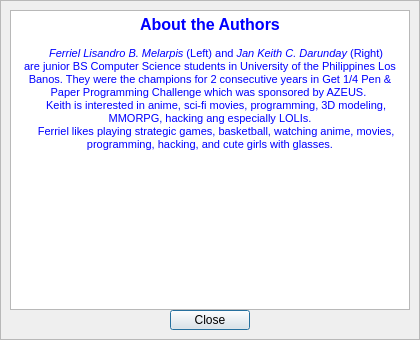
<?xml version="1.0" encoding="UTF-8"?>
<ui version="4.0">
 <class>Authors</class>
 <widget class="QDialog" name="Authors">
  <property name="geometry">
   <rect>
    <x>0</x>
    <y>0</y>
    <width>420</width>
    <height>340</height>
   </rect>
  </property>
  <property name="windowTitle">
   <string>Dialog</string>
  </property>
  <widget class="QFrame" name="frame">
   <property name="geometry">
    <rect>
     <x>0</x>
     <y>0</y>
     <width>420</width>
     <height>340</height>
    </rect>
   </property>
   <property name="styleSheet">
    <string notr="true">background-color: qconicalgradient(cx:0.5, cy:0.5, angle:0, stop:0 rgba(35, 40, 3, 255), stop:0.16 rgba(136, 106, 22, 255), stop:0.225 rgba(166, 140, 41, 255), stop:0.285 rgba(204, 181, 74, 255), stop:0.345 rgba(235, 219, 102, 255), stop:0.415 rgba(245, 236, 112, 255), stop:0.52 rgba(209, 190, 76, 255), stop:0.57 rgba(187, 156, 51, 255), stop:0.635 rgba(168, 142, 42, 255), stop:0.695 rgba(202, 174, 68, 255), stop:0.75 rgba(218, 202, 86, 255), stop:0.815 rgba(208, 187, 73, 255), stop:0.88 rgba(187, 156, 51, 255), stop:0.935 rgba(137, 108, 26, 255), stop:1 rgba(35, 40, 3, 255));</string>
   </property>
   <property name="frameShape">
    <enum>QFrame::StyledPanel</enum>
   </property>
   <property name="frameShadow">
    <enum>QFrame::Raised</enum>
   </property>
   <widget class="QTextEdit" name="textEdit">
    <property name="geometry">
     <rect>
      <x>10</x>
      <y>10</y>
      <width>400</width>
      <height>300</height>
     </rect>
    </property>
    <property name="styleSheet">
     <string notr="true">font: 8pt &quot;Andale Mono&quot;;
color: rgb(0, 0, 255);</string>
    </property>
    <property name="html">
     <string>&lt;!DOCTYPE HTML PUBLIC &quot;-//W3C//DTD HTML 4.0//EN&quot; &quot;http://www.w3.org/TR/REC-html40/strict.dtd&quot;&gt;
&lt;html&gt;&lt;head&gt;&lt;meta name=&quot;qrichtext&quot; content=&quot;1&quot; /&gt;&lt;style type=&quot;text/css&quot;&gt;
p, li { white-space: pre-wrap; }
&lt;/style&gt;&lt;/head&gt;&lt;body style=&quot; font-family:'Andale Mono'; font-size:8pt; font-weight:400; font-style:normal;&quot;&gt;
&lt;p align=&quot;center&quot; style=&quot; margin-top:0px; margin-bottom:0px; margin-left:0px; margin-right:0px; -qt-block-indent:0; text-indent:0px;&quot;&gt;&lt;span style=&quot; font-family:'Droid Sans [monotype]'; font-size:12pt; font-weight:600;&quot;&gt;About the Authors&lt;/span&gt;&lt;/p&gt;
&lt;p align=&quot;center&quot; style=&quot; margin-top:0px; margin-bottom:0px; margin-left:0px; margin-right:0px; -qt-block-indent:0; text-indent:0px;&quot;&gt;&lt;img src=&quot;:/images/authors.jpg&quot; /&gt;&lt;/p&gt;
&lt;p align=&quot;justify&quot; style=&quot; margin-top:0px; margin-bottom:0px; margin-left:0px; margin-right:0px; -qt-block-indent:0; text-indent:0px;&quot;&gt;&lt;span style=&quot; font-family:'Droid Sans [monotype]';&quot;&gt;	&lt;/span&gt;&lt;/p&gt;
&lt;p align=&quot;center&quot; style=&quot; margin-top:0px; margin-bottom:0px; margin-left:0px; margin-right:0px; -qt-block-indent:0; text-indent:0px;&quot;&gt;&lt;span style=&quot; font-family:'Droid Sans [monotype]'; font-style:italic;&quot;&gt;    Ferriel Lisandro B. Melarpis&lt;/span&gt;&lt;span style=&quot; font-family:'Droid Sans [monotype]';&quot;&gt; (Left) and &lt;/span&gt;&lt;span style=&quot; font-family:'Droid Sans [monotype]'; font-style:italic;&quot;&gt;Jan Keith C. Darunday&lt;/span&gt;&lt;span style=&quot; font-family:'Droid Sans [monotype]';&quot;&gt; (Right)&lt;/span&gt;&lt;/p&gt;
&lt;p align=&quot;center&quot; style=&quot; margin-top:0px; margin-bottom:0px; margin-left:0px; margin-right:0px; -qt-block-indent:0; text-indent:0px;&quot;&gt;&lt;span style=&quot; font-family:'Droid Sans [monotype]';&quot;&gt;are junior BS Computer Science students in University of the Philippines Los Banos. They were the champions for 2 consecutive years in Get 1/4 Pen &amp;amp; Paper Programming Challenge which was sponsored by AZEUS. &lt;/span&gt;&lt;/p&gt;
&lt;p align=&quot;center&quot; style=&quot; margin-top:0px; margin-bottom:0px; margin-left:0px; margin-right:0px; -qt-block-indent:0; text-indent:0px;&quot;&gt;&lt;span style=&quot; font-family:'Droid Sans [monotype]';&quot;&gt;    Keith is interested in anime, sci-fi movies, programming, 3D modeling, MMORPG, hacking ang especially LOLIs.&lt;/span&gt;&lt;/p&gt;
&lt;p align=&quot;center&quot; style=&quot; margin-top:0px; margin-bottom:0px; margin-left:0px; margin-right:0px; -qt-block-indent:0; text-indent:0px;&quot;&gt;&lt;span style=&quot; font-family:'Droid Sans [monotype]';&quot;&gt;    Ferriel likes playing strategic games, basketball, watching anime, movies, programming, hacking, and cute girls with glasses.&lt;/span&gt;&lt;/p&gt;&lt;/body&gt;&lt;/html&gt;</string>
    </property>
   </widget>
   <widget class="QPushButton" name="pushButton">
    <property name="geometry">
     <rect>
      <x>170</x>
      <y>310</y>
      <width>80</width>
      <height>20</height>
     </rect>
    </property>
    <property name="text">
     <string>Close</string>
    </property>
   </widget>
   <zorder>pushButton</zorder>
   <zorder>textEdit</zorder>
   <zorder>textEdit</zorder>
   <zorder>pushButton</zorder>
  </widget>
 </widget>
 <resources/>
 <connections/>
</ui>
